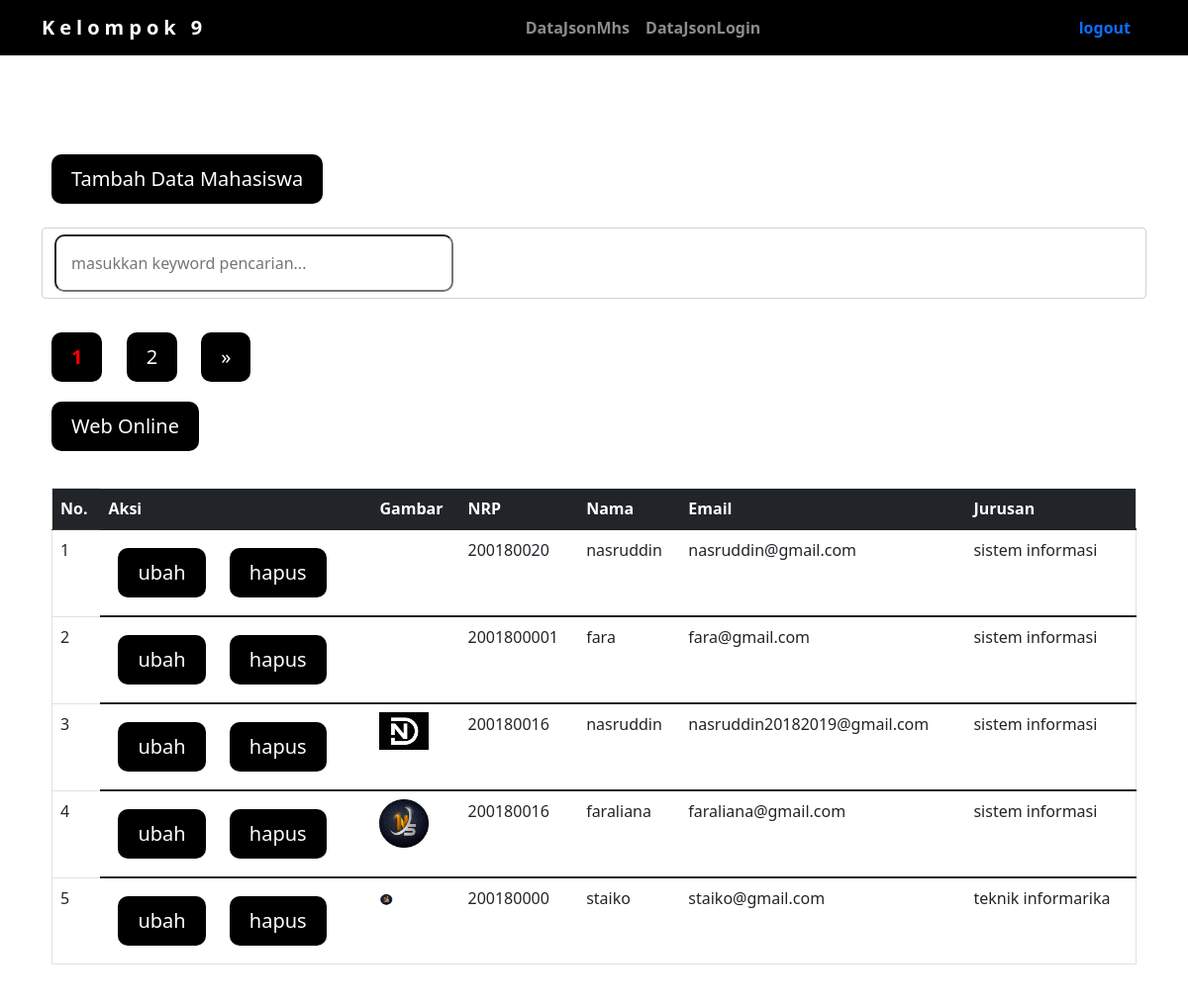
The app's page /index.php (signed in) with its own data.
### tables this page shows
CREATE TABLE `mahasiswa` (
  `id` int(5) NOT NULL,
  `nrp` int(9) NOT NULL,
  `nama` varchar(100) NOT NULL,
  `email` varchar(100) NOT NULL,
  `jurusan` varchar(50) NOT NULL,
  `gambar` varchar(255) NOT NULL
);

### functions.php (called while the page is built, shortened)
<?php
    $conn = mysqli_connect("localhost", "root", "", "app_mhs");
function query($query) {
    global $conn;
    $result = mysqli_query( $conn, $query);
    $rows = [];
    while( $row = mysqli_fetch_assoc($result) ) {
        $rows[] = $row;
    }
    return $rows;
}
?>

### index.php (the view, shortened to what this page needs)
<?php
    require 'functions.php';
    $jumlahDataPerHalaman = 5;
    $jumlahData = count(query("SELECT * FROM mahasiswa ORDER BY id DESC"));
    $jumlahHalaman = ceil($jumlahData / $jumlahDataPerHalaman);
    $halamanAktif = ( isset($_GET["halaman"]) ) ? $_GET["halaman"] : 1;
    $awalData = ($jumlahDataPerHalaman * $halamanAktif) - $jumlahDataPerHalaman;
    $mahasiswa = query("SELECT * FROM mahasiswa LIMIT $awalData, $jumlahDataPerHalaman");
?>
<!DOCTYPE html>
<html lang="en">
<head>
    <link href="https://cdn.jsdelivr.net/npm/bootstrap@5.1.3/dist/css/bootstrap.min.css" rel="stylesheet">
    <link rel="stylesheet" href="css/style.css">
</head>
<body>
        <nav class="navbar navbar-expand-lg navbar-dark bg-nav">
            <div class="container">
                <a class="navbar-brand" href="index.php">Kelompok 9</a>
                <div class="collapse navbar-collapse" id="navbarNavAltMarkup">
                <div class="navbar-nav mx-auto">
                    <a class="nav-link" href="data.json.php">DataJsonMhs</a>
                    <a class="nav-link" href="data.json.login.php">DataJsonLogin</a>
                </div>
                <a class="nav-link " href="logout.php">logout</a>
                </div>
            </div>
        </nav>
        <div class="container">
        <h1 class="text">Daftar Mahasiswa</h1>
        <a class="btn my-4" href="tambah.php">Tambah Data Mahasiswa</a>
        <form class="form-control" action="" method="POST">
            <input class="form" type="text" name="keyword" size="35" autofocus placeholder="masukkan keyword pencarian..." autocomplete="off" id="keyword">
        </form>
        <br>
        <?php for($i = 1; $i <= $jumlahHalaman; $i++) : ?>
            <?php if( $i == $halamanAktif ) : ?>
                <a class="btn" href="?halaman=<?= $i; ?>" style="font-weight: bold; color: red;"><?= $i; ?></a>
                <?php else : ?>
                    <a class="btn" href="?halaman=<?= $i; ?>"><?= $i; ?></a>
            <?php endif; ?>
        <?php endfor; ?>
        <?php if ( $halamanAktif < $jumlahHalaman ) : ?>
            <a class="btn" href="?halaman=<?= $halamanAktif + 1; ?>">&raquo;</a>
        <?php endif; ?>
        <br>
        <a class="btn" href="https://github.com/NasDev07/Crud-Mahasiswa" target="_black">Web Online</a>
        <div class="table table-responsive my-3" id="container">
            <table class="table" border="1" cellpadding="10" cellspacing="0">
                <tr class="table table-dark">
                    <th>No.</th>
                    <th>Aksi</th>
                    <th>Gambar</th>
                    <th>NRP</th>
                    <th>Nama</th>
                    <th>Email</th>
                    <th>Jurusan</th>
                </tr>
                <?php $i = 1; ?>
                <?php foreach( $mahasiswa as $row ): ?>
                <tr class="table">
                    <td><?php echo $i; ?></td>
                    <td>
                        <a type="button" class="btn" href="ubah.php?id=<?= $row["id"]; ?>">ubah</a>
                        <a type="button" class="btn" href="hapus.php?id=<?= $row["id"]; ?>" onclick="return confirm('yakin? data di hapus');">hapus</a>
                    </td>
                    <td>
                        <img src="gambar/<?php echo $row["gambar"]; ?>" width="50" alt="">
                    </td>
                    <td><?php echo $row["nrp"]; ?></td>
                    <td><?php echo $row["nama"]; ?></td>
                    <td><?php echo $row["email"]; ?></td>
                    <td><?php echo $row["jurusan"]; ?></td>
                </tr>
                <?php $i++; ?>
                <?php endforeach; ?>
            </table>
        </div>
    </div>
</body>
</html>

### css/style.css (style rules this page uses)
:root { scroll-behavior: smooth; }
body { background-image: url("https://buat.web.id/wp-content/uploads/2020/08/bubble-animated-background.svg"); }
.bg-nav { background-color: #000000; color: #ffffff; font-weight: bold; }
.navbar-brand { color: #ffffff; letter-spacing: 5px; }
.text { color: #ffffff; text-align: center; margin: 20px; font-size: 30px; font-weight: bold; }
.btn { background-color: #000000; color: #ffffff; border: none; padding: 10px 20px; font-size: 20px; cursor: pointer; margin: 10px; border-radius: 10px; }
.form { background-color: #ffffff; padding: 15px; border-radius: 10px; }
.table { background-color: #ffffff; padding: 10px; border-radius: 10px; }

### records on screen
mahasiswa: nrp "200180020", nama "nasruddin", email "nasruddin@gmail.com", jurusan "sistem informasi"
mahasiswa: nrp "2001800001", nama "fara", email "fara@gmail.com", jurusan "sistem informasi"
mahasiswa: gambar (picture), nrp "200180016", nama "nasruddin", email "nasruddin20182019@gmail.com", jurusan "sistem informasi"
mahasiswa: gambar (picture), nrp "200180016", nama "faraliana", email "faraliana@gmail.com", jurusan "sistem informasi"
mahasiswa: gambar (picture), nrp "200180000", nama "staiko", email "staiko@gmail.com", jurusan "teknik informarika"
